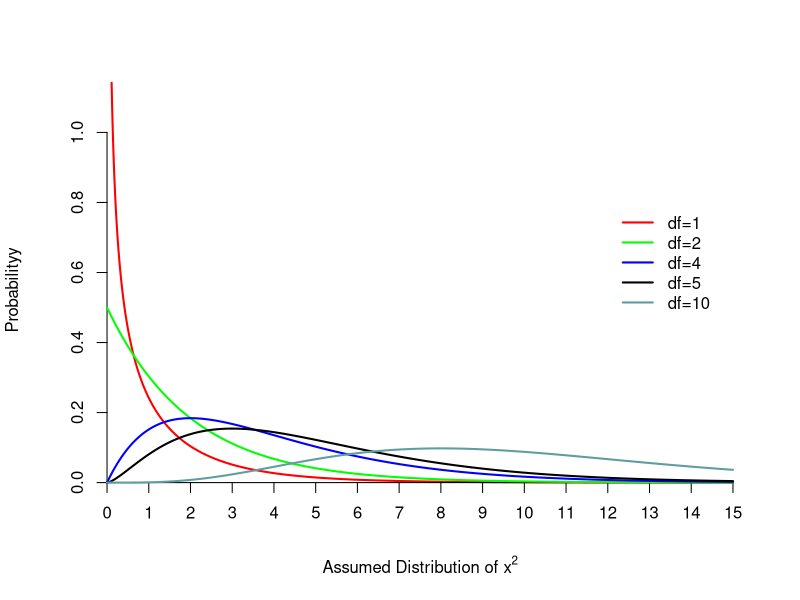

This chart was generated by the following R code: (Note: this script raises an error after producing the figure.)
## ---- chunk 1
x1<-0
x2<-15
x<-seq(x1,x2,0.01)

plot(x,dchisq(x,1),type = "l",xaxt="n",ylab="Probabilityy",
     xlab=expression(paste('Assumed Distribution of ',x^2)),
     axes=FALSE,frame.plot=FALSE,ylim=c(0,1.1),xlim=c(x1,x2),col="red",lwd=2)
#添加坐标轴
axis(1,at=seq(x1,x2,1),
     pos = c(0,0),
     labels=seq(x1,x2,1))
axis(2,pos = c(0,0),)

lines(x,dchisq(x,2), col="green", lwd=2)
lines(x,dchisq(x,4), col="blue", lwd=2)
lines(x,dchisq(x,5), col="black", lwd=2)
lines(x,dchisq(x,10), col="cadetblue", lwd=2)
legend(12,0.8,c("df=1","df=2","df=4","df=5","df=10"),
       col=c("red","green","blue","black","cadetblue"),lwd=2,bty="n")

## ---- chunk 2
library("dplyr")
library("kableExtra")
library("tibble")
chi_tab <- tibble(
  '组别' = c("试验组","对照组","合计"), 
  '有效' = c("99(90.48)a","75(83.52)c","174(a+c)"), 
  '无效' = c("5(13.52)b","21(12.48)d","26(b+d)"),
  '合计' = c("104(a+b)","96(c+d)","200(n)"),
  '有效率%' = c("95.20(a/(a+b))","78.13(c/(c+d)))","87.00((a+c)/n)"),
)
opts <- options(knitr.kable.NA = "")
knitr::kable( chi_tab, caption = '案例07-01 四格资料表', 
    booktabs = TRUE,digits = 4,align='cccc',format.args = list(scientific = FALSE)) %>% 
    kable_paper("striped", full_width = F)  %>% 
    kableExtra::kable_classic()
## ---- chunk 3
library("kableExtra")
library("dplyr")
library("tibble")
chi_tab1 <- tibble(
  '组别' = c("胞磷胆碱组","神经节苷脂组","合计"), 
  '有效' = c(" 46","6","52"), 
  '无效' = c("18","8","26"),
  '合计' = c("64","14","78"),
  '有效率%' = c("88.46","69.23","82.05"),
)
opts <- options(knitr.kable.NA = "")
knitr::kable( chi_tab1, caption = '案例07-02 四格资料表', 
    booktabs = TRUE,digits = 4,align='cccc',format.args = list(scientific = FALSE)) %>% 
    kable_paper("striped", full_width = F)  %>% 
    kableExtra::kable_classic()
## ---- chunk 4
library("kableExtra")

library("tibble")
chi_tab2 <- tibble(
  '免疫荧光法' = c("阳性","阴性","合计"), 
  '阳性' = c(" 11(a)","12(b)","23(a+b)"), 
  '阴性' = c("2(c)","33(d)","35(c+d)"),
  '合计' = c("13(a+c)","45(b+d)","58(n)")
  )
opts <- options(knitr.kable.NA = "")
knitr::kable( chi_tab2, caption = '案例07-07 配对四格资料表', 
    booktabs = TRUE,digits = 4,align='cccc',format.args = list(scientific = FALSE)) %>% 
    add_header_above(c(" ", "乳胶凝集法" = 2," ")) %>% 
    kable_paper("striped", full_width = F)  %>% 
    kableExtra::kable_classic()
## ---- chunk 5
library("kableExtra")
library("dplyr")
library("tibble")
chi_tab3<- tibble(
  '组别' = c("预防注射组","非预防组","合计"), 
  '阳性' = c("4 | a","5 | c","9 | a+c"), 
  '阴性' = c("18 | b","6 | d","24 | b+d"),
  '合计' = c("22 | a+b","11 | c+d","33 | n"),
  '感染率(%)'= c("18.18","45.45","27.27")
  )
opts <- options(knitr.kable.NA = "")
knitr::kable( chi_tab3, caption = '案例07-04 Fisher确切概率法四格资料表',
    booktabs = TRUE,digits = 4,align='cccc',format.args = list(scientific = FALSE)) %>%
    kable_paper("striped", full_width = F)  %>%  
    kableExtra::kable_classic()
## ---- chunk 6
knitr::include_graphics('image/Fisherchitest.png')
## ---- chunk 7
library("kableExtra")
library("tibble")
library("dplyr")
chi_tab4<- tibble(
  '疗法' = c("物理疗法组","药物疗法组","外用膏药组","合计"), 
  '有效' = c("199","164","118","481"), 
  '无效' = c("7","18","26","51"),
  '合计' = c("206","182","144","532"),
  '有效率(%)'= c("96.60","90.11","81.94","90.41")
  )
opts <- options(knitr.kable.NA = "")
knitr::kable( chi_tab4, caption = '案例07-06 3x2 表资料的多个样本率的比较测试数据', 
    booktabs = TRUE,digits = 4,align='cccc',format.args = list(scientific = FALSE)) %>% 
    kable_paper("striped", full_width = F)  %>% 
    kableExtra::kable_classic()

## ---- chunk 8
library("kableExtra")
library("tibble")
library("dplyr")
chi_tab5<- tibble(
  '组别' = c("DN组","无DN组","合计"), 
  'DD' = c("42","30","72"), 
  'ID' = c("48","72","120"),
  'II' = c("21","36","57"),
  '合计'= c("111","138","249")
  )
opts <- options(knitr.kable.NA = "")
knitr::kable( chi_tab5, caption = '案例07-07 2x3 表资料的多个样本率的比较测试数据', 
    booktabs = TRUE,digits = 4,align='cccc',format.args = list(scientific = FALSE)) %>% 
    kable_paper("striped", full_width = F)  %>% 
    kableExtra::kable_classic()
## ---- chunk 9
library("kableExtra")
library("tibble")
library("dplyr")
chi_tab6<- tibble(
  'ABO血型' = c("O","A","B","AB","合计"), 
  'M' = c("431","388","495","137","1451"), 
  'N' = c("490","410","587","179","1666"),
  'MN' = c("902","800","950","32","2684"),
  '合计'= c("1823","1598","2032","348","5801")
  )
opts <- options(knitr.kable.NA = "")
knitr::kable( chi_tab6, caption = '案例07-08 rxc 表资料的双向无序分组资料的关联性检验测试数据', 
    booktabs = TRUE,digits = 4,align='cccc',format.args = list(scientific = FALSE)) %>% 
    add_header_above(c(" ", "MN血型" = 3," ")) %>% 
    kable_paper("striped", full_width = F)  %>% 
    kableExtra::kable_classic()
## ---- chunk 10
library("kableExtra")
library("tibble")
library("dplyr")
chi_tab7<- tibble(
  '年龄(岁)X' = c("20~","30~","40~","≤50","合计"), 
  '\\-' = c("70","27","16","9","122"), 
  '\\+' = c("22","24","23","20","89"), 
  '++' = c("4","9","13","15","41"), 
  '+++'= c("2","3","7","14","26"),
  '合计'= c("98","62","59","58","278")
  )
opts <- options(knitr.kable.NA = "")
knitr::kable( chi_tab7, caption = '案例07-09 rxc 双向有序分组资料的线性趋势检验测试数据', 
    booktabs = TRUE,digits = 4,align='cccc',format.args = list(scientific = FALSE)) %>% 
    add_header_above(c(" ", "冠状动脉硬化等级(Y)" = 4," ")) %>% 
    kable_paper("striped", full_width = F)  %>% 
    kableExtra::kable_classic()
## ---- chunk 11
library("kableExtra")
library("tibble")
library("dplyr")
chi_tab8<- tibble(
  '变异来源' = c("总变异","线性回归分量","偏离线性回归分量"), 
  '$\\chi^2$' = c("71.43249","63.61832","7.814174"), 
  '自由度' = c("9","1","8"), 
  'P值' = c("7.969604e-12","1.510182e-15","0.4518296")
  )
opts <- options(knitr.kable.NA = "")
knitr::kable( chi_tab8, caption = '双向有序分组资料的线性趋势检验测试结果', 
    booktabs = TRUE,digits = 4,align='cccc',format.args = list(scientific = FALSE)) %>% 
    kable_paper("striped", full_width = F)  %>% 
    kableExtra::kable_classic()
## ---- chunk 12
library("kableExtra")
library("tibble")
library("dplyr")
chi_tab9<- tibble(
  '年龄' = c(rep("$\\lt40$岁",3),rep("$\\geq40$岁",3),"合计"), 
  '心肌梗死' = c("病例","对照","小计","病例","对照","小计",""), 
  '是' = c("17","121","138","12","14","26","164"), 
  '否' = c("47","944","991","158","663","821","1812"), 
  '合计' = c("64","1065","1129","170","677","847","1976")
  )

opts <- options(knitr.kable.NA = "")
kbl( chi_tab9, caption = '按年龄分成的心肌梗死于近期使用口服避孕药的病例对照数据', 
    booktabs = TRUE,digits = 4,align='cccc',format.args = list(scientific = FALSE),linesep = "") %>% 
    kable_classic()  %>% 
    add_header_above(c(" "," ","近期使用口服避孕药" = 2, " "), bold = T) %>% 
    collapse_rows(columns = 1, latex_hline = "custom", valign = "middle") %>% 
    row_spec(0, bold = T, color = "black") %>% 
    kable_paper("striped", full_width = F)  %>% 
    row_spec(4, extra_latex_after="\\cline{2-3}" ) 

## ---- chunk 13
library("kableExtra")
library("tibble")
library("dplyr")
#'经验概率'是假设
chi_tab10<- tibble(
  '取样单位内的病例数X' = c(seq(0, 7, 1),"$\\geq8$",""), 
  '观察频数' = c("26","51","75","63","38","17","5","3","1","279(n)"), 
  '经验概率' = c("0.0854","0.2102","0.2585","0.2120","0.1304","0.0641","0.0263","0.0092","0.0039","1"), 
  )

opts <- options(knitr.kable.NA = "")
kbl( chi_tab10, caption = '某克山病去的克山病空间分布抽样数据与经验概率', 
    booktabs = TRUE,digits = 4,align='cccc',format.args = list(scientific = FALSE),linesep = "") %>% 
    kable_paper("striped", full_width = F)  %>% 
    kable_classic()
## ---- chunk 14
library("kableExtra")
library("tibble")
library("dplyr")
#'经验概率'是假设
chi_tab11<- tibble(
  'X' = c(seq(0, 3, 1),"合计"), 
  '观察频数' = c("26","10","28","18","82"), 
  '经验概率' = c("0.13265","0.38235","0.36735","0.11765"," ")
  )

opts <- options(knitr.kable.NA = "")
kbl( chi_tab11, caption = '患病数据资料与二项分布拟合优度测试数据', 
    booktabs = TRUE,digits = 4,align='cccc',format.args = list(scientific = FALSE),linesep = "") %>% 
    kable_paper("striped", full_width = F)  %>% 
    kable_classic()
